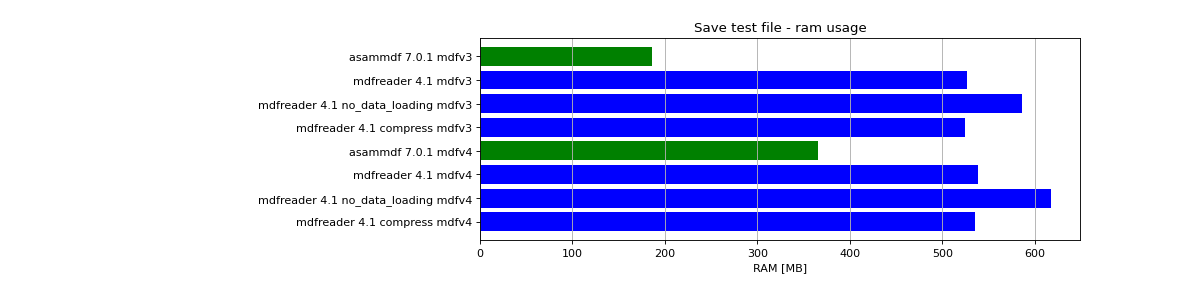

Python code for this plot:
import matplotlib.pyplot as plt
import numpy as np

res = '../benchmarks/results/x64_asammdf_7.0.1_mdfreader_4.1.rst'
topic = 'Save'
aspect = 'ram'
for_doc = True

with open(res, 'r') as f:
    lines = f.readlines()

platform = 'x86' if '32 bit' in lines[2] else 'x64'

idx = [i for i, line in enumerate(lines) if line.startswith('==')]

table_spans = {'open': [idx[1] + 1, idx[2]],
               'save': [idx[4] + 1, idx[5]],
               'get': [idx[7] + 1, idx[8]],
               'convert' : [idx[10] + 1, idx[11]],
               'merge' : [idx[13] + 1, idx[14]]}


start, stop = table_spans[topic.lower()]

cat = [l[:50].strip(' \t\n\r\0*') for l in lines[start: stop]]
time = np.array([int(l[50:61].strip(' \t\n\r\0*')) for l in lines[start: stop]])
ram = np.array([int(l[61:].strip(' \t\n\r\0*')) for l in lines[start: stop]])

if aspect == 'ram':
    arr = ram
else:
    arr = time

y_pos = list(range(len(cat)))

fig, ax = plt.subplots()
fig.set_size_inches(15, 3.8 / 12 * len(cat) + 1.2)

asam_pos = [i for i, c in enumerate(cat) if c.startswith('asam')]
mdfreader_pos = [i for i, c in enumerate(cat) if c.startswith('mdfreader')]

ax.barh(asam_pos, arr[asam_pos], color='green', ecolor='green')
ax.barh(mdfreader_pos, arr[mdfreader_pos], color='blue', ecolor='black')
ax.set_yticks(y_pos)
ax.set_yticklabels(cat)
ax.invert_yaxis()  # labels read top-to-bottom
ax.set_xlabel('Time [ms]' if aspect == 'time' else 'RAM [MB]')
if topic == 'Get':
    ax.set_title('Get all channels (36424 calls) - {}'.format('time' if aspect == 'time' else 'ram usage'))
else:
    ax.set_title('{} test file - {}'.format(topic, 'time' if aspect == 'time' else 'ram usage'))
ax.xaxis.grid()

fig.subplots_adjust(bottom=0.72/fig.get_figheight(), top=1-0.48/fig.get_figheight(), left=0.4, right=0.9)

if aspect == 'time':
    if topic == 'Get':
        name = '{}_get_all_channels.png'.format(platform)
    else:
        name = '{}_{}.png'.format(platform, topic.lower())
else:
    if topic == 'Get':
        name = '{}_get_all_channels_ram_usage.png'.format(platform)
    else:
        name = '{}_{}_ram_usage.png'.format(platform, topic.lower())

plt.show()
